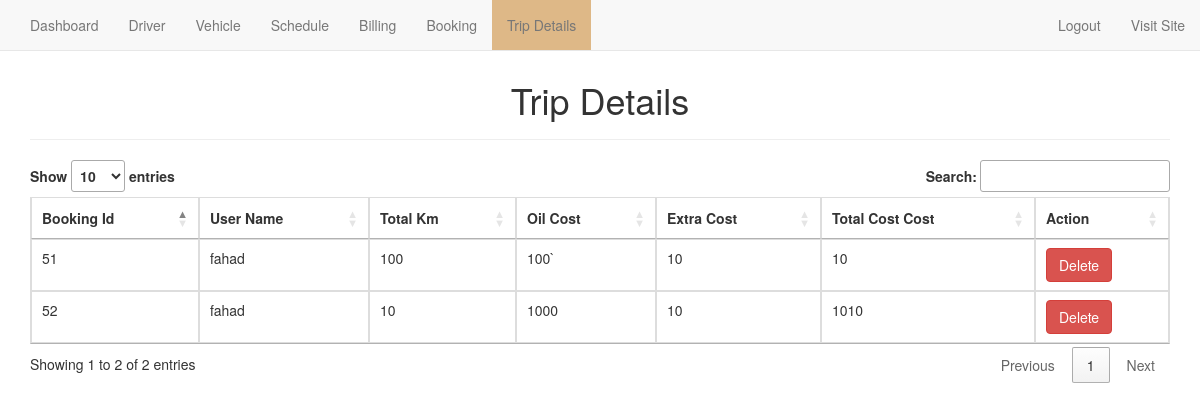
The app's page /trip_details.php with its own data.
### tables this page shows
CREATE TABLE `tripcost` (
  `id` int(11) NOT NULL,
  `booking_id` varchar(50) NOT NULL,
  `username` varchar(100) NOT NULL,
  `total_km` varchar(11) NOT NULL,
  `oil_cost` varchar(11) NOT NULL,
  `extra_cost` varchar(11) NOT NULL,
  `total_cost` varchar(11) NOT NULL,
  `paid` int(11) NOT NULL
);

### trip_details.php (the view, shortened to what this page needs)
<?php
     $connection= mysqli_connect('localhost', 'root', '', 'transport_management');
    $select_query="SELECT * FROM tripcost";
    $result= mysqli_query($connection, $select_query);
?>
<!DOCTYPE html>
<html lang="en">
<head>
    <link href="http://maxcdn.bootstrapcdn.com/bootstrap/3.2.0/css/bootstrap.min.css" rel="stylesheet">
    <link rel="stylesheet" href="http://cdn.datatables.net/1.10.2/css/jquery.dataTables.min.css">
    <link rel="stylesheet" href="sweetalert2/sweetalert2.css">
    <link rel="stylesheet" href="animate.css">
    <link rel="stylesheet" href="style.css">
</head>
<body>
    <?php include 'navbar_admin.php'; ?>
    <br><br>
    <div class="container">
        <div class="row">
            <div class="col-md-12">
                <div class="page-header">
                    <h1 style="text-align: center;">Trip Details</h1>
                </div>
                <table id="myTable" class="table table-bordered animated rubberBand">
                    <thead>
                        <th>Booking Id</th>
                        <th>User Name</th>
                        <th>Total Km</th>
                        <th>Oil Cost</th>
                        <th>Extra Cost</th>
                        <th>Total Cost Cost</th>
                        <th>Action</th>
                    </thead>
                    <tbody>
                        <?php
                            while ($row=mysqli_fetch_assoc($result)) { ?>
                        <tr>
                            <td><?php echo $row['booking_id']; ?></td>
                            <td><?php echo $row['username']; ?></td>
                            <td><?php echo $row['total_km']; ?></td>
                            <td><?php echo $row['oil_cost']; ?></td>
                            <td><?php echo $row['extra_cost']; ?></td>
                            <td><?php echo $row['total_cost']; ?></td>
                            <td>
                                <a class="btn btn-danger" onclick="return confirm('Are you sure to delete?');" href="tripDelete.php?id=<?php echo $row['id']; ?>">Delete</a>
                            </td>
                        </tr>
                        <?php  }
                         ?>
                    </tbody>
                </table>
            </div>
        </div>
    </div>
</body>
</html>

### records on screen
tripcost: booking "51", username "fahad", total_km "100", oil_cost "100`", extra_cost "10", total_cost "10"
tripcost: booking "52", username "fahad", total_km "10", oil_cost "1000", extra_cost "10", total_cost "1010"
